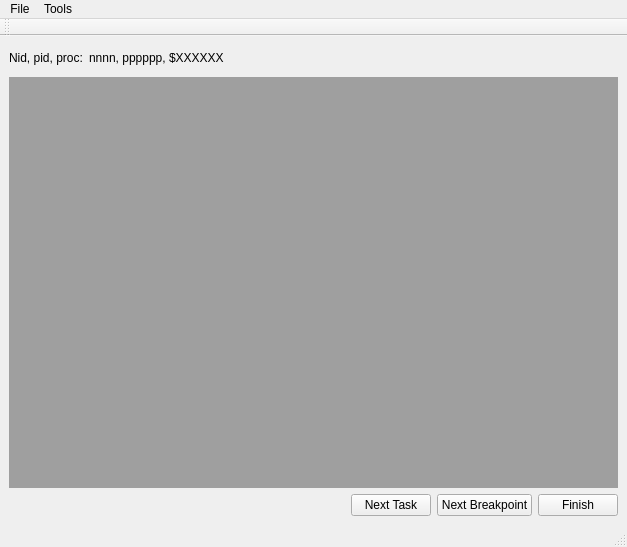
<?xml version="1.0" encoding="UTF-8"?>
<!--
/**
 * Licensed to the Apache Software Foundation (ASF) under one
 * or more contributor license agreements.  See the NOTICE file
 * distributed with this work for additional information
 * regarding copyright ownership.  The ASF licenses this file
 * to you under the Apache License, Version 2.0 (the
 * "License"); you may not use this file except in compliance
 * with the License.  You may obtain a copy of the License at
 *
 *     http://www.apache.org/licenses/LICENSE-2.0
 *
 * Unless required by applicable law or agreed to in writing, software
 * distributed under the License is distributed on an "AS IS" BASIS,
 * WITHOUT WARRANTIES OR CONDITIONS OF ANY KIND, either express or implied.
 * See the License for the specific language governing permissions and
 * limitations under the License.
 */
-->
<ui version="4.0">
 <class>ExeSchedWindow</class>
 <widget class="QMainWindow" name="ExeSchedWindow">
  <property name="geometry">
   <rect>
    <x>0</x>
    <y>0</y>
    <width>627</width>
    <height>547</height>
   </rect>
  </property>
  <property name="windowTitle">
   <string>MainWindow</string>
  </property>
  <property name="windowIcon">
   <iconset>
    <normaloff>Resource/Main/SQ_Logo.png</normaloff>Resource/Main/SQ_Logo.png</iconset>
  </property>
  <widget class="QWidget" name="centralwidget">
   <layout class="QVBoxLayout" name="verticalLayout">
    <item>
     <layout class="QVBoxLayout" name="verticalLayout_2" stretch="1,16,2">
      <item>
       <layout class="QHBoxLayout" name="horizontalLayout_2">
        <item>
         <widget class="QLabel" name="fNidPid">
          <property name="text">
           <string>Nid, pid, proc:</string>
          </property>
         </widget>
        </item>
        <item>
         <widget class="QLabel" name="nidPidLabel">
          <property name="text">
           <string>nnnn, pppppp, $XXXXXX</string>
          </property>
         </widget>
        </item>
        <item>
         <spacer name="horizontalSpacer_2">
          <property name="orientation">
           <enum>Qt::Horizontal</enum>
          </property>
          <property name="sizeHint" stdset="0">
           <size>
            <width>40</width>
            <height>20</height>
           </size>
          </property>
         </spacer>
        </item>
       </layout>
      </item>
      <item>
       <widget class="QMdiArea" name="mdiArea"/>
      </item>
      <item>
       <layout class="QHBoxLayout" name="horizontalLayout_3">
        <item>
         <spacer name="horizontalSpacer">
          <property name="orientation">
           <enum>Qt::Horizontal</enum>
          </property>
          <property name="sizeHint" stdset="0">
           <size>
            <width>40</width>
            <height>20</height>
           </size>
          </property>
         </spacer>
        </item>
        <item>
         <widget class="QPushButton" name="nextTaskButton">
          <property name="toolTip">
           <string>Process the current task</string>
          </property>
          <property name="text">
           <string>Next Task</string>
          </property>
         </widget>
        </item>
        <item>
         <widget class="QPushButton" name="nextBptButton">
          <property name="toolTip">
           <string>Run to the next breakpoint, if any</string>
          </property>
          <property name="text">
           <string>Next Breakpoint</string>
          </property>
         </widget>
        </item>
        <item>
         <widget class="QPushButton" name="finishButton">
          <property name="toolTip">
           <string>Close this window and finish processisng without stopping</string>
          </property>
          <property name="text">
           <string>Finish</string>
          </property>
         </widget>
        </item>
       </layout>
      </item>
     </layout>
    </item>
   </layout>
  </widget>
  <widget class="QMenuBar" name="menubar">
   <property name="geometry">
    <rect>
     <x>0</x>
     <y>0</y>
     <width>627</width>
     <height>26</height>
    </rect>
   </property>
   <widget class="QMenu" name="menuFragment_x_instance_y_of_z">
    <property name="title">
     <string>File</string>
    </property>
   </widget>
   <widget class="QMenu" name="menuTools">
    <property name="title">
     <string>Tools</string>
    </property>
   </widget>
   <addaction name="menuFragment_x_instance_y_of_z"/>
   <addaction name="menuTools"/>
  </widget>
  <widget class="QStatusBar" name="statusbar"/>
  <widget class="QToolBar" name="toolBar">
   <property name="windowTitle">
    <string>toolBar</string>
   </property>
   <attribute name="toolBarArea">
    <enum>TopToolBarArea</enum>
   </attribute>
   <attribute name="toolBarBreak">
    <bool>false</bool>
   </attribute>
  </widget>
 </widget>
 <resources/>
 <connections/>
</ui>
